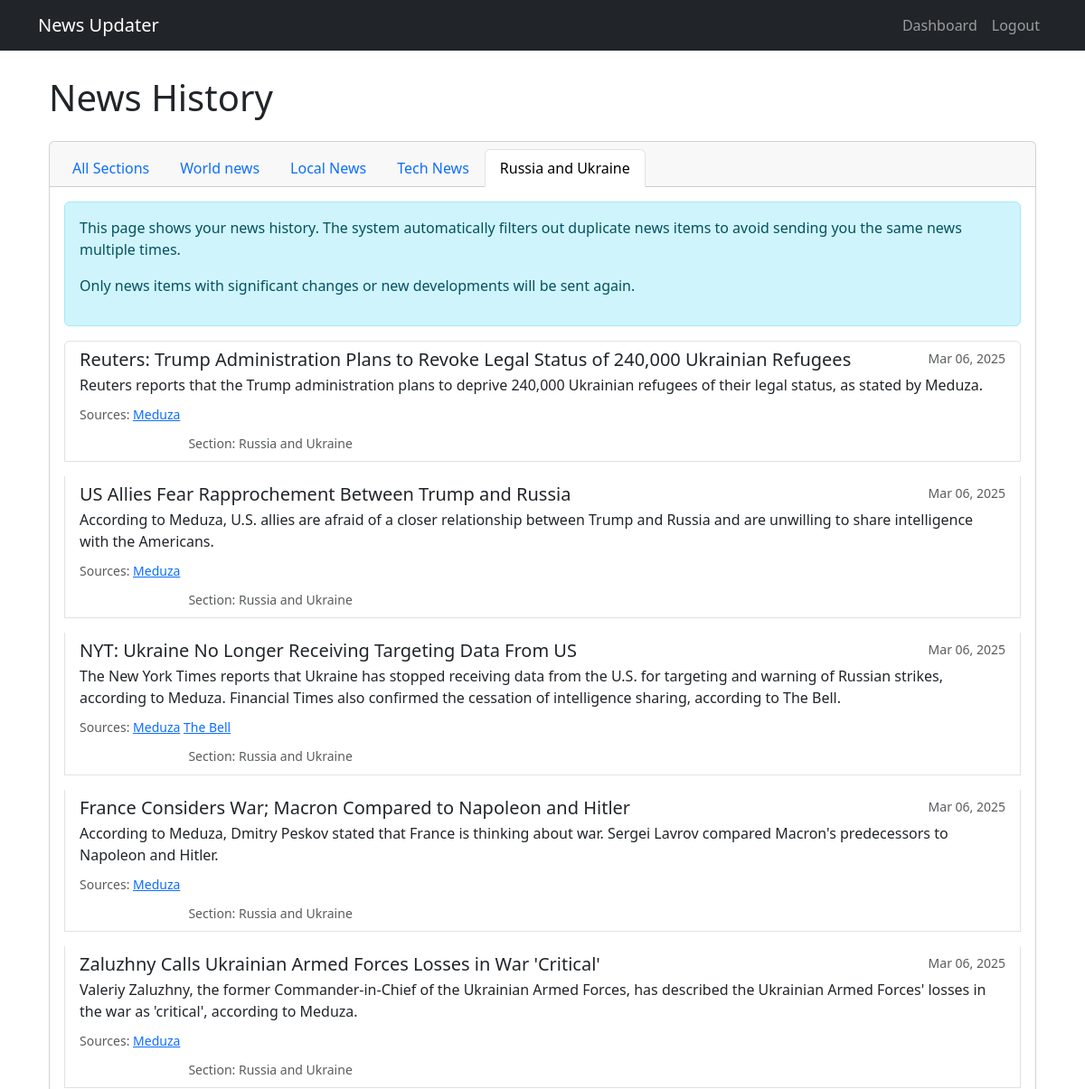
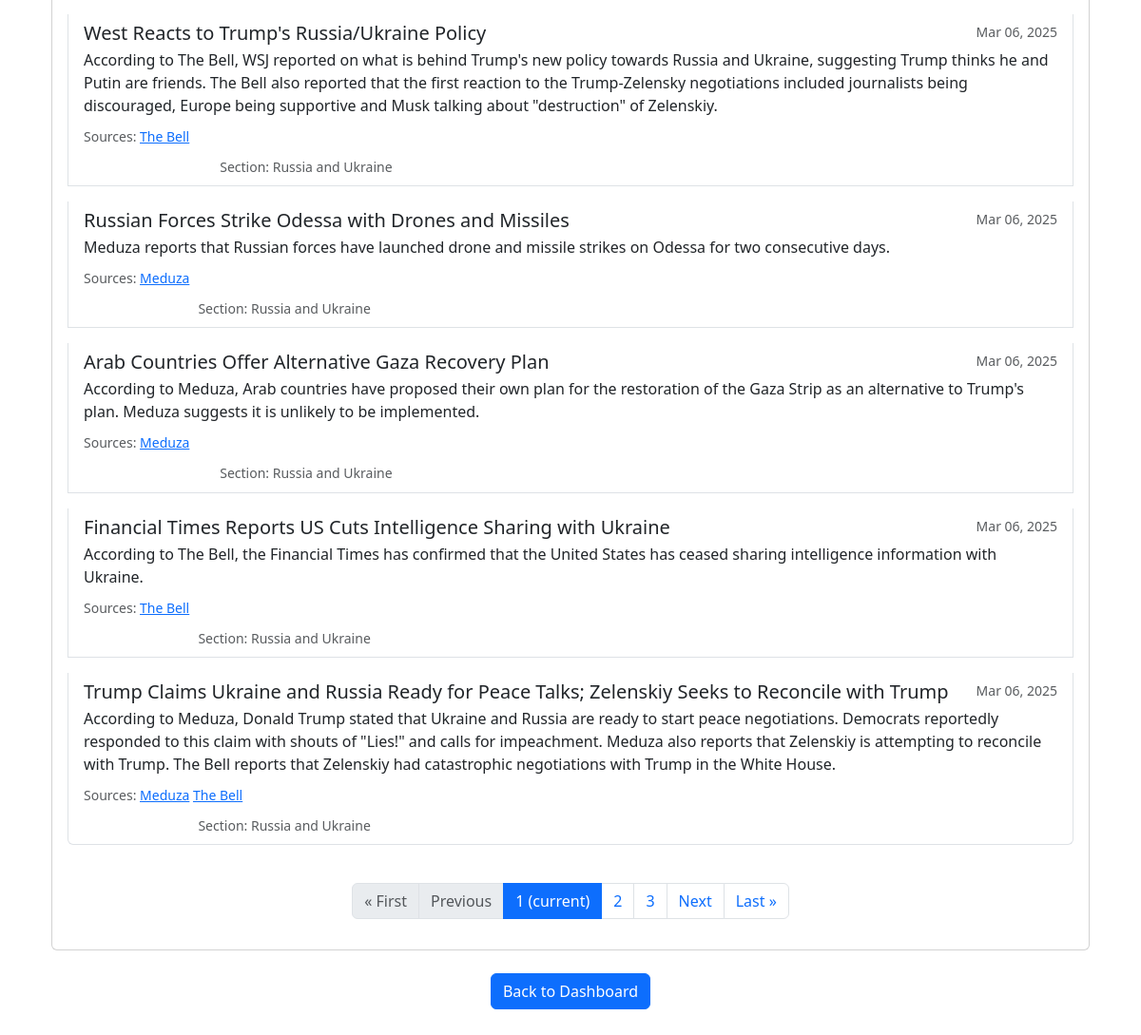
Screenshot of /news-history/4/ (signed in) with the database file from the repository (2 pictures, top to bottom).
### news_app/models.py (models this page shows, shortened)
class NewsSection(models.Model):
    user_profile = models.ForeignKey(UserProfile, on_delete=models.CASCADE, related_name='news_sections')
    name = models.CharField(max_length=100)
    sources = models.TextField(help_text="Enter URLs separated by commas, newlines, or spaces")
    prompt = models.TextField(help_text="Instructions for prioritizing and summarizing news")
    created_at = models.DateTimeField(auto_now_add=True)

class NewsItem(models.Model):
    user_profile = models.ForeignKey(UserProfile, on_delete=models.CASCADE, related_name='news_items')
    news_section = models.ForeignKey(NewsSection, on_delete=models.CASCADE, related_name='news_items')
    headline = models.CharField(max_length=255)
    details = models.TextField()
    sources = models.TextField()  # Stored as JSON
    confidence = models.CharField(max_length=10, default='medium')
    created_at = models.DateTimeField(auto_now_add=True)

### news_app/views.py (the view)
# urls.py: path('news-history/', views.news_history, name='news_history'),
@login_required
def news_history(request, section_id=None):
    user_profile = request.user.profile
    if not user_profile.email_verified:
        messages.warning(request, 'Please verify your email first.')
        return redirect('verify_email')
    news_sections = NewsSection.objects.filter(user_profile=user_profile)
    if not news_sections.exists():
        messages.warning(request, 'Please add at least one news section first.')
        return redirect('dashboard')
    if section_id:
        section = get_object_or_404(NewsSection, id=section_id, user_profile=user_profile)
        news_items = NewsItem.objects.filter(user_profile=user_profile, news_section=section)
        current_section = section
    else:
        news_items = NewsItem.objects.filter(user_profile=user_profile)
        current_section = None
    news_items = news_items.order_by('-created_at')
    paginator = Paginator(news_items, 10)  # Show 10 items per page
    page_number = request.GET.get('page')
    page_obj = paginator.get_page(page_number)
    for item in page_obj:
        try:
            item.sources_list = json.loads(item.sources)
        except:
            item.sources_list = []
    return render(request, 'news_app/news_history.html', {
        'page_obj': page_obj,
        'news_sections': news_sections,
        'current_section': current_section,
    })

### templates/news_app/news_history.html (shortened to what this page needs)
{% extends 'base.html' %}
{% block content %}
<div class="container mt-4">
    <h1 class="mb-4">News History</h1>
    <div class="row mb-4">
        <div class="col-md-12">
            <div class="card">
                <div class="card-header">
                    <ul class="nav nav-tabs card-header-tabs">
                        <li class="nav-item">
                            <a class="nav-link {% if not current_section %}active{% endif %}" href="{% url 'news_history' %}">All Sections</a>
                        </li>
                        {% for section in news_sections %}
                        <li class="nav-item">
                            <a class="nav-link {% if current_section.id == section.id %}active{% endif %}" href="{% url 'news_history_section' section.id %}">{{ section.name }}</a>
                        </li>
                        {% endfor %}
                    </ul>
                </div>
                <div class="card-body">
                    {% if page_obj %}
                        <div class="alert alert-info">
                            <p>This page shows your news history. The system automatically filters out duplicate news items to avoid sending you the same news multiple times.</p>
                            <p>Only news items with significant changes or new developments will be sent again.</p>
                        </div>
                        <div class="list-group">
                            {% for item in page_obj %}
                                <div class="list-group-item mb-3">
                                    <div class="d-flex w-100 justify-content-between">
                                        <h5 class="mb-1">{{ item.headline }}</h5>
                                        <small class="text-muted">{{ item.created_at|date:"M d, Y" }}</small>
                                    </div>
                                    <p class="mb-1">{{ item.details }}</p>
                                    {% if item.sources_list %}
                                        <div class="mt-2">
                                            <small class="text-muted">Sources:
                                                {% for source in item.sources_list %}
                                                    <a href="{{ source.url }}" target="_blank" class="mr-2">{{ source.title }}</a>
                                                {% endfor %}
                                            </small>
                                        </div>
                                    {% endif %}
                                    <div class="mt-2">
                                        <span class="badge
                                            {% if item.confidence == 'high' %}badge-success
                                            {% elif item.confidence == 'medium' %}badge-warning
                                            {% elif item.confidence == 'low' %}badge-danger
                                            {% else %}badge-secondary{% endif %}">
                                        </span>
                                        <small class="text-muted ml-2">Section: {{ item.news_section.name }}</small>
                                    </div>
                                </div>
                            {% endfor %}
                        </div>
                        {% if page_obj.has_other_pages %}
                            <nav aria-label="Page navigation" class="mt-4">
                                <ul class="pagination justify-content-center">
                                    {% if page_obj.has_previous %}
                                        <li class="page-item">
                                            <a class="page-link" href="?page=1">&laquo; First</a>
                                        </li>
                                        <li class="page-item">
                                            <a class="page-link" href="?page={{ page_obj.previous_page_number }}">Previous</a>
                                        </li>
                                    {% else %}
                                        <li class="page-item disabled">
                                            <span class="page-link">&laquo; First</span>
                                        </li>
                                        <li class="page-item disabled">
                                            <span class="page-link">Previous</span>
                                        </li>
                                    {% endif %}
                                    {% for num in page_obj.paginator.page_range %}
                                        {% if page_obj.number == num %}
                                            <li class="page-item active">
                                                <span class="page-link">{{ num }} <span class="sr-only">(current)</span></span>
                                            </li>
                                        {% elif num > page_obj.number|add:'-3' and num < page_obj.number|add:'3' %}
                                            <li class="page-item">
                                                <a class="page-link" href="?page={{ num }}">{{ num }}</a>
                                            </li>
                                        {% endif %}
                                    {% endfor %}
                                    {% if page_obj.has_next %}
                                        <li class="page-item">
                                            <a class="page-link" href="?page={{ page_obj.next_page_number }}">Next</a>
                                        </li>
                                        <li class="page-item">
                                            <a class="page-link" href="?page={{ page_obj.paginator.num_pages }}">Last &raquo;</a>
                                        </li>
                                    {% endif %}
                                </ul>
                            </nav>
                        {% endif %}
                    {% else %}
                        <div class="alert alert-warning">
                            <p>No news items found. News items will appear here after you receive your first news update.</p>
                            <p>You can trigger a news update by clicking the "Send Now" button on the dashboard.</p>
                        </div>
                    {% endif %}
                </div>
            </div>
        </div>
    </div>
    <div class="text-center mb-4">
        <a href="{% url 'dashboard' %}" class="btn btn-primary">Back to Dashboard</a>
    </div>
</div>
{% endblock %}

### templates/base.html (style rules this page uses)
body { padding-top: 60px; padding-bottom: 40px; }

### rows the page displays
NewsSection: name "World news"
NewsSection: name "Local News"
NewsSection: name "Tech News"
NewsSection: name "Russia and Ukraine"
NewsItem: headline "Reuters: Trump Administration Plans to Revoke Legal Status of 240,000 Ukrainian Refugees", created_at "Mar 06, 2025", details "Reuters reports that the Trump administration plans to deprive 240,000 Ukrainian refugees of their legal status, as stated by Meduza.", title "Meduza", news_section.name "Russia and Ukraine"
NewsItem: headline "US Allies Fear Rapprochement Between Trump and Russia", created_at "Mar 06, 2025", details "According to Meduza, U.S. allies are afraid of a closer relationship between Trump and Russia and are unwilling to share intelligence with the Americans.", title "Meduza", news_section.name "Russia and Ukraine"
NewsItem: headline "NYT: Ukraine No Longer Receiving Targeting Data From US", created_at "Mar 06, 2025", details "The New York Times reports that Ukraine has stopped receiving data from the U.S. for targeting and warning of Russian strikes, according to Meduza. Financial Times also confirmed the cessation of intelligence sharing, according to The Bell.", title "Meduza" "The Bell", news_section.name "Russia and Ukraine"
NewsItem: headline "France Considers War; Macron Compared to Napoleon and Hitler", created_at "Mar 06, 2025", details "According to Meduza, Dmitry Peskov stated that France is thinking about war. Sergei Lavrov compared Macron's predecessors to Napoleon and Hitler.", title "Meduza", news_section.name "Russia and Ukraine"
NewsItem: headline "Zaluzhny Calls Ukrainian Armed Forces Losses in War 'Critical'", created_at "Mar 06, 2025", details "Valeriy Zaluzhny, the former Commander-in-Chief of the Ukrainian Armed Forces, has described the Ukrainian Armed Forces' losses in the war as 'critical', according to Meduza.", title "Meduza", news_section.name "Russia and Ukraine"
NewsItem: headline "West Reacts to Trump's Russia/Ukraine Policy", created_at "Mar 06, 2025", details "According to The Bell, WSJ reported on what is behind Trump's new policy towards Russia and Ukraine, suggesting Trump thinks he and Putin are friends. The Bell also reported that the first reaction to the Trump-Zelensky negotiations included journalists being discouraged, Europe being supportive and Musk talking about \"destruction\" of Zelenskiy.", title "The Bell", news_section.name "Russia and Ukraine"
NewsItem: headline "Russian Forces Strike Odessa with Drones and Missiles", created_at "Mar 06, 2025", details "Meduza reports that Russian forces have launched drone and missile strikes on Odessa for two consecutive days.", title "Meduza", news_section.name "Russia and Ukraine"
NewsItem: headline "Arab Countries Offer Alternative Gaza Recovery Plan", created_at "Mar 06, 2025", details "According to Meduza, Arab countries have proposed their own plan for the restoration of the Gaza Strip as an alternative to Trump's plan. Meduza suggests it is unlikely to be implemented.", title "Meduza", news_section.name "Russia and Ukraine"
NewsItem: headline "Financial Times Reports US Cuts Intelligence Sharing with Ukraine", created_at "Mar 06, 2025", details "According to The Bell, the Financial Times has confirmed that the United States has ceased sharing intelligence information with Ukraine.", title "The Bell", news_section.name "Russia and Ukraine"
NewsItem: headline "Trump Claims Ukraine and Russia Ready for Peace Talks; Zelenskiy Seeks to Reconcile with Trump", created_at "Mar 06, 2025", details "According to Meduza, Donald Trump stated that Ukraine and Russia are ready to start peace negotiations. Democrats reportedly responded to this claim with shouts of \"Lies!\" and calls for impeachment. Meduza also reports that Zelenskiy is attempting to reconcile with Trump. The Bell reports that Zelenskiy had catastrophic negotiations with Trump in the White House.", title "Meduza" "The Bell", news_section.name "Russia and Ukraine"

### other values shown
{{ num }} "1"
{{ num }} "2" "3"
